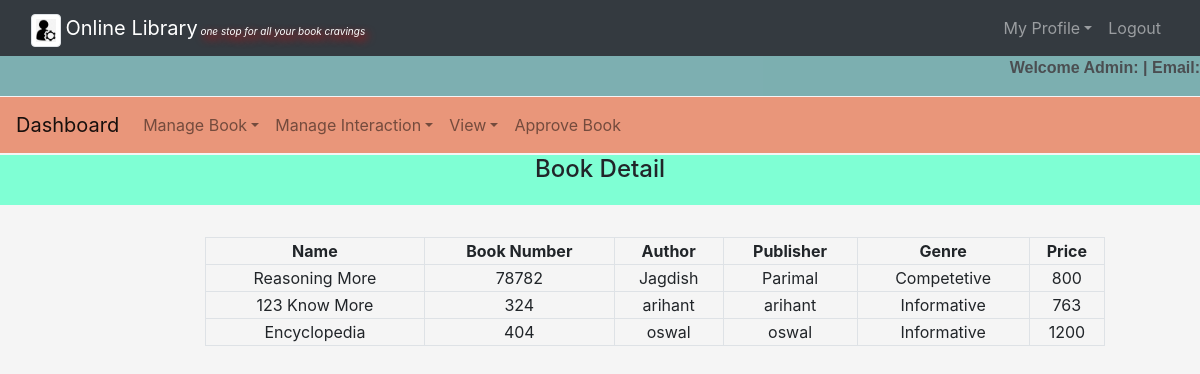
The app's page /admin/reg_book.php with its own data.
### tables this page shows
CREATE TABLE `book` (
  `Id` int(20) NOT NULL,
  `bno` int(50) NOT NULL,
  `name` varchar(50) NOT NULL,
  `author` varchar(30) NOT NULL,
  `publisher` varchar(30) NOT NULL,
  `genre` varchar(20) NOT NULL,
  `price` decimal(20,0) NOT NULL
);

### admin/reg_book.php (the view, shortened to what this page needs)
<?php
	require('common.php');
	$connection = mysqli_connect("localhost:3060","root","");
	$query = "select * from book";
?>
<!DOCTYPE html>
<html>
    <body>
     <center><h4 style="background-color:aquamarine;height:50px;margin-top:2px">Book Detail</h4><br></center>
		<div class="row">
			<div class="col-md-2"></div>
			<div class="col-md-8">
				<form>
					<table class="table-bordered" width="900px" style="text-align: center">
						<tr>
							<th>Name</th>
                            <th>Book Number</th>
							<th>Author</th>
							<th>Publisher</th>
                            <th>Genre</th>
                            <th>Price</th>
						</tr>
					<?php
						$query_run = mysqli_query($connection,$query);
						while ($row = mysqli_fetch_assoc($query_run)){
							$name = $row['name'];
                            $bno = $row['bno'];
							$author = $row['author'];
                            $publisher = $row['publisher'];
                            $genre = $row['genre'];
                            $price = $row['price'];
					?>
						<tr>
							<td><?php echo $name;?></td>
                            <td><?php echo $bno;?></td>
                            <td><?php echo $author;?></td>
							<td><?php echo $publisher;?></td>
                            <td><?php echo $genre;?></td>
                            <td><?php echo $price;?></td>
						</tr>
					<?php
						}
					?>
				</table>
				</form>
			</div>
			<div class="col-md-2"></div>
		</div>
    </body>
</html>

### admin/style1.css (style rules this page uses)
body { background-color: whitesmoke; }

### records on screen
book: name "Reasoning More", bno "78782", author "Jagdish", publisher "Parimal", genre "Competetive", price "800"
book: name "123 Know More", bno "324", author "arihant", publisher "arihant", genre "Informative", price "763"
book: name "Encyclopedia", bno "404", author "oswal", publisher "oswal", genre "Informative", price "1200"
